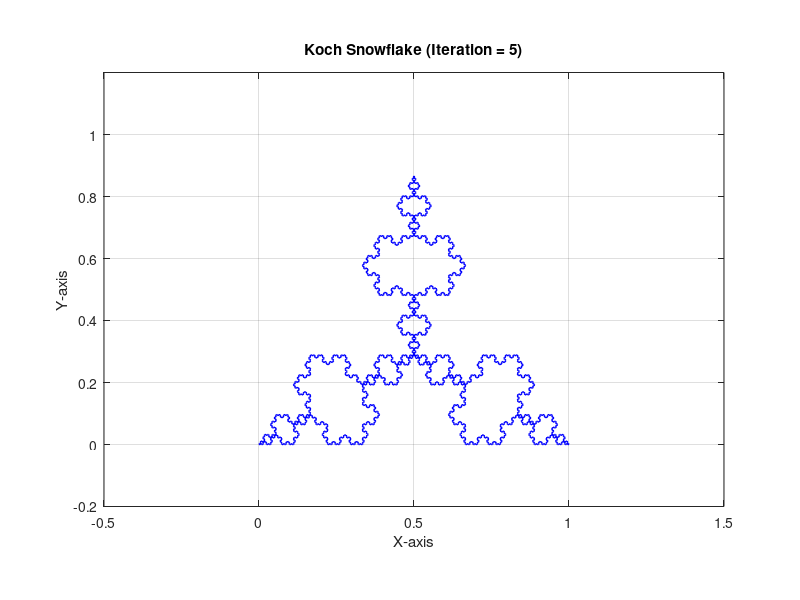

This chart was generated by the following MATLAB code:
clc; clear; close all;

% Panjang sisi awal dan jumlah iterasi
L0 = 1;             % Panjang sisi awal segitiga sama sisi
numIter = 5;        % Jumlah iterasi (bisa ubah jadi 3-6 untuk detail berbeda)

% Titik awal segitiga sama sisi (orientasi ke atas)
theta = pi/3;  % sudut 60 derajat
p1 = [0, 0];
p2 = [L0, 0];
p3 = [L0/2, L0*sin(theta)];
points = [p1; p2; p3; p1]; % Tutup segitiga

% Iterasi Koch Snowflake
for iter = 1:numIter
    newPoints = [];
    for i = 1:size(points,1)-1
        A = points(i,:);
        B = points(i+1,:);

        % Bagi segmen menjadi 3 bagian
        v = (B - A)/3;
        P1 = A + v;
        P2 = A + 2*v;

        % Buat titik puncak segitiga kecil
        R = [cos(pi/3) -sin(pi/3); sin(pi/3) cos(pi/3)]; % Rotasi 60 derajat
        peak = P1 + (R * v')';

        % Tambahkan ke daftar titik
        newPoints = [newPoints; A; P1; peak; P2];
    end
    points = [newPoints; points(end,:)]; % Tambah titik terakhir
end

% Plot hasil Koch Snowflake
figure('Color','w');
plot(points(:,1), points(:,2), 'b-', 'LineWidth', 1);
axis equal;
xlabel('X-axis'); ylabel('Y-axis');
title(sprintf('Koch Snowflake (Iteration = %d)', numIter));
grid on;
xlim([-0.5 1.5]);  % Sesuaikan agar mirip skala Barnsley Fern
ylim([-0.2 1.2]);
